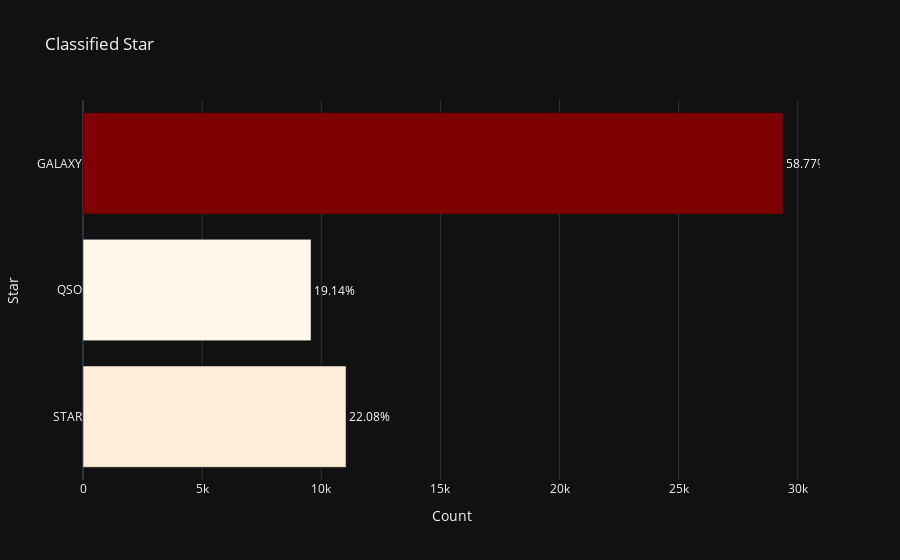

Notebook source saved alongside this figure:
### Code cell
# Visualize data distribution
total = len(data)
star = data["class"].value_counts()
star = star.sort_index(ascending=False)
percentage = [str(round(value / total * 100, 2)) + "%" for value in star.values]
class_labels = [class_label for class_label in star.index]
trace0 = go.Bar(
    x=star.values,
    y=class_labels,
    orientation="h",
    text=star.index,
    texttemplate=percentage,
    textposition="outside",
    textfont_color="white",
    marker=dict(color=star.values, colorscale="OrRd"),
)
fig_data = [trace0]
fig = go.Figure(fig_data)
fig.update_layout(
    title="Classified Star",
    xaxis_title="Count",
    yaxis_title="Star",
    template="plotly_dark",
)
fig.show()

### Figure 1 — Plotly figure (JSON) as saved in the notebook; plotly's stock layout.template omitted (floating-point values rounded to 4 significant figures)
{"data": [{"marker": {"color": [11041, 9572, 29387], "colorscale": [[0, "rgb(255,247,236)"], [0.125, "rgb(254,232,200)"], [0.25, "rgb(253,212,158)"], [0.375, "rgb(253,187,132)"], [0.5, "rgb(252,141,89)"], [0.625, "rgb(239,101,72)"], [0.75, "rgb(215,48,31)"], [0.875, "rgb(179,0,0)"], [1, "rgb(127,0,0)"]]}, "orientation": "h", "text": ["STAR", "QSO", "GALAXY"], "textfont": {"color": "white"}, "textposition": "outside", "texttemplate": ["22.08%", "19.14%", "58.77%"], "type": "bar", "x": [11041, 9572, 29387], "y": ["STAR", "QSO", "GALAXY"]}], "layout": {"title": {"text": "Classified Star"}, "xaxis": {"title": {"text": "Count"}}, "yaxis": {"title": {"text": "Star"}}}}
